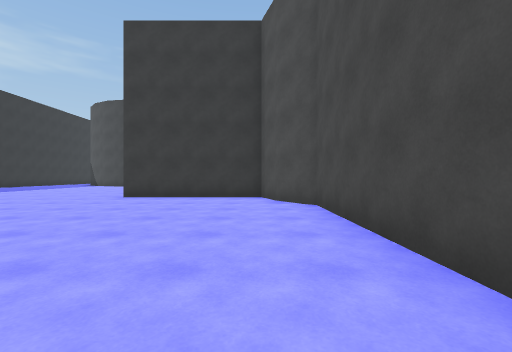
View 1 (above)

17 first-person views from a walk through a scene from a Unity 3-D project. The camera is 1.2 m above the floor, looks level and sees 90° across. The floor is counted in squares, 2 m on a side. Each view is taken from the middle of a square. On the plan, view 1 faces up. The plan holds only what a view shows up to about 9 squares ahead; the rest is blank. The place goes on beyond the plan. The player is left out.

View 2
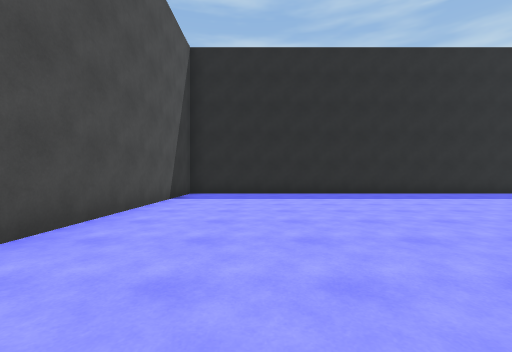

View 3
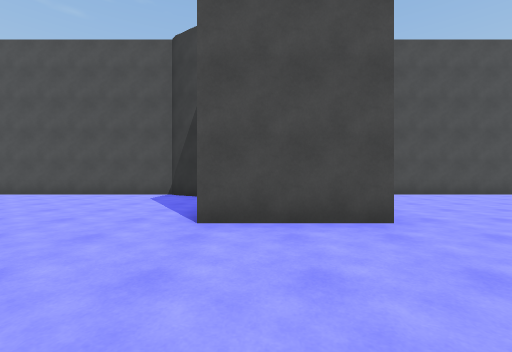

View 4
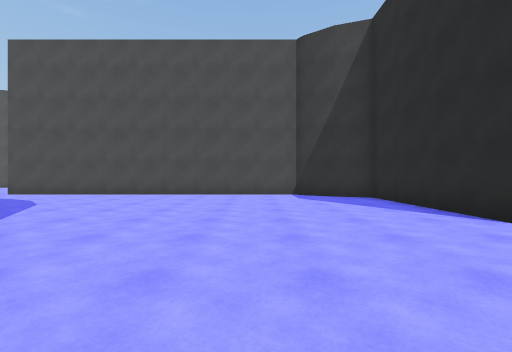

View 5
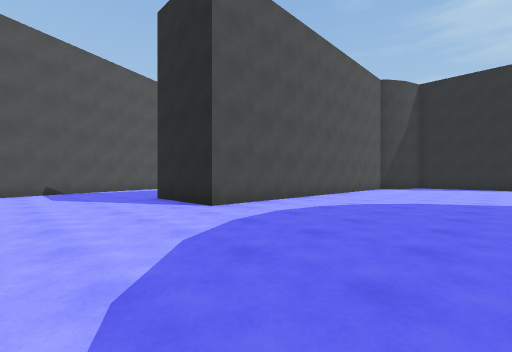

View 6
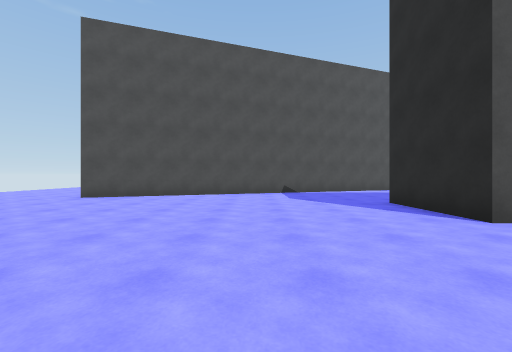

View 7
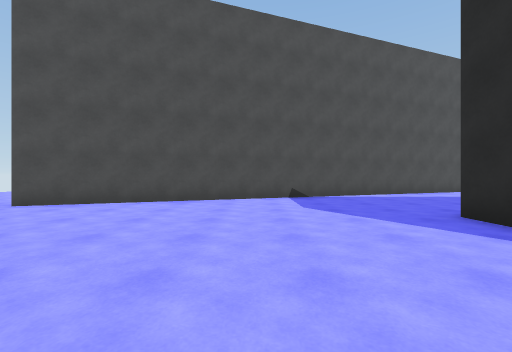

View 8
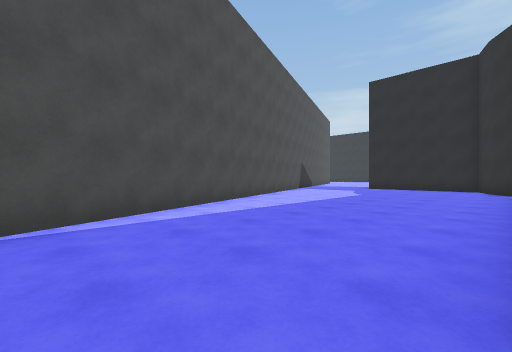

View 9
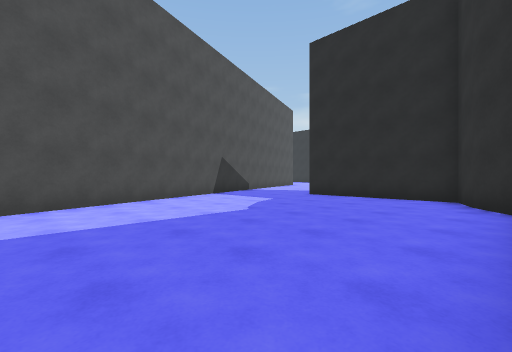

View 10
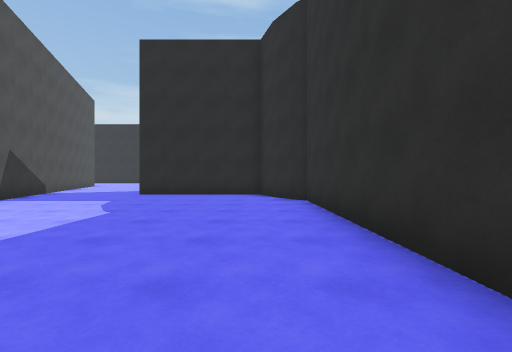

View 11
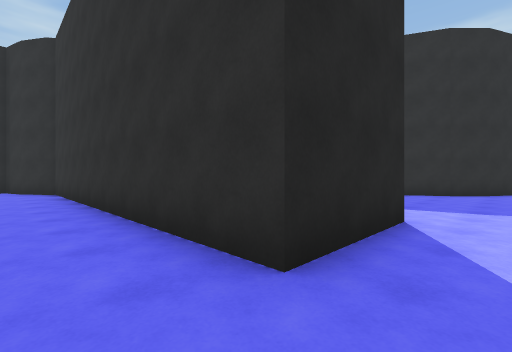

View 12
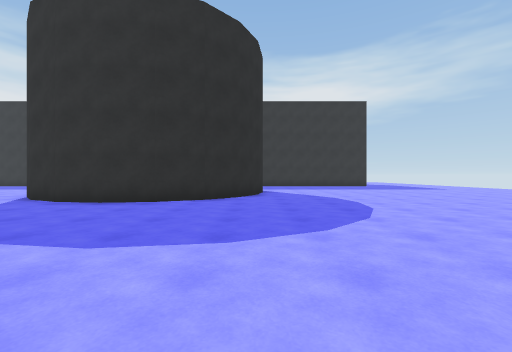

View 13
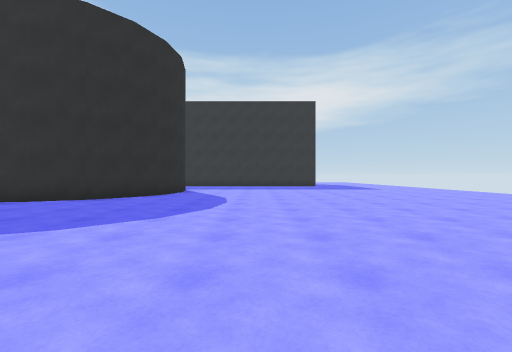

View 14
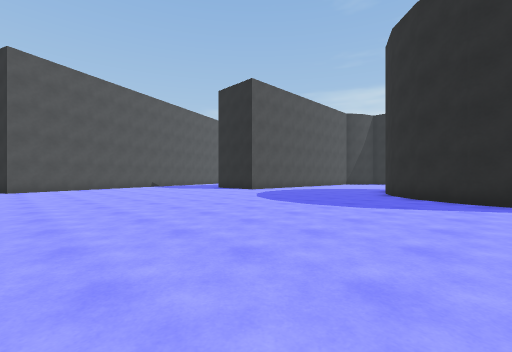

View 15
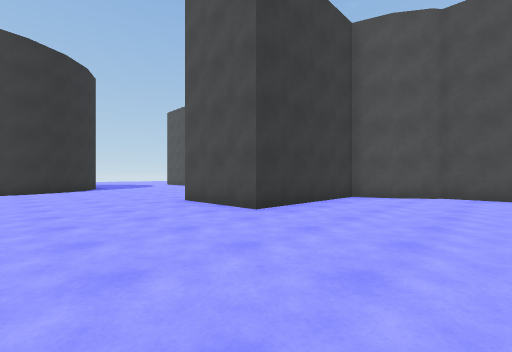

View 16
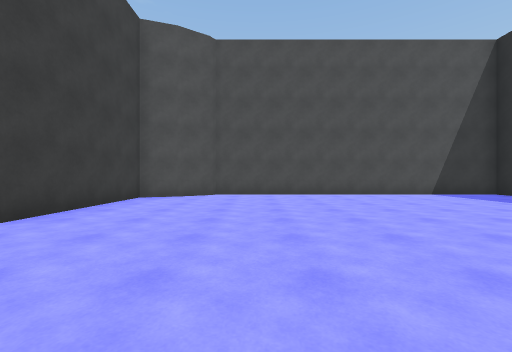

View 17
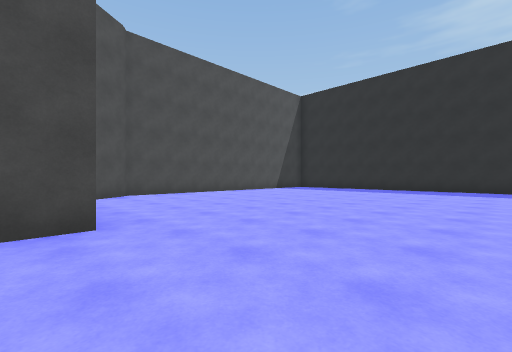

### Floor plan
Points are (right, up) in squares from view 1. A wall is a line through its corners. A room is listed if a view was taken in it or the views show most of it. See-through windows are left out.
Room 1 (views 1, 2, 3, 4, 5, 6, 7, 8, 9, 10, 11, 12, 13, 14, 15, 16, 17)
walls: (1.2, 11.6) (1.2, 21) (3.7, 21) (3.7, 11.6); (4, 11.5) (4.6, 10.6); (4.5, 10.7) (4.8, 9.7) (8.8, 9.7); (0.5, 6.2) (0.2, 7.2) (-3.8, 7.2) (-3.8, 9.7) (0.2, 9.7) (0.5, 10.7) (1, 11.5); (1.1, 5.4) (0.4, 6.4); (-7.1, 22.2) (-6.3, 22.1) (-5.3, 21.5) (-4.5, 20.7) (-3.9, 19.7) (-3.8, 18.5) (-3.9, 17.3) (-4.5, 16.3) (-5.3, 15.4) (-6.3, 14.9) (-7, 14.8); (12.3, 9.1) (5.1, 28.8); (-7.5, -3.8) (1.2, -3.8) (1.2, 5.4)
ways out: opening at (10, 9)

Positions as (right, up) in squares from view 1, and headings:
1: (0, 0), facing up
2: (-1, 5), facing down
3: (-7, 9), facing right
4: (-7, 13), facing right
5: (-3, 24), facing down-right
6: (-2, 24), facing right
7: (0, 24), facing right
8: (4, 22), facing down-right
9: (4, 17), facing down-right
10: (5, 18), facing down
11: (5, 22), facing down-left
12: (2, 22), facing left
13: (2, 25), facing left
14: (-7, 29), facing down-right
15: (-7, 4), facing up-right
16: (-7, 4), facing right
17: (-7, 8), facing down-right
